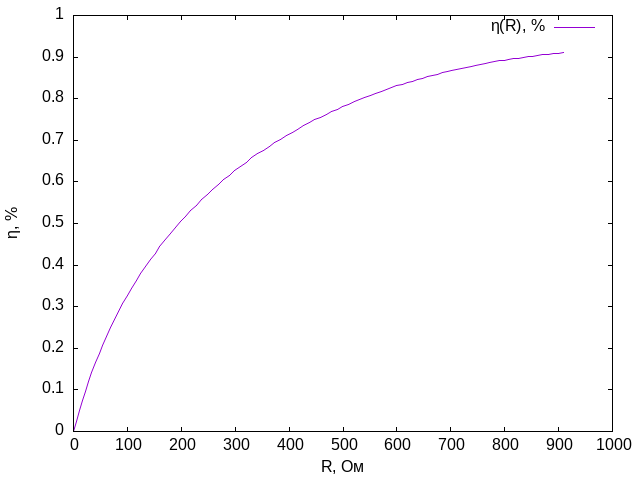

Recreate this plot in gnuplot.
set terminal png
set output 'plot4.png'

set xlabel 'R, Ом'
set ylabel 'η, %'

plot 'plot.csv' using 1:5 with lp smooth bezier ti 'η(R), %'
